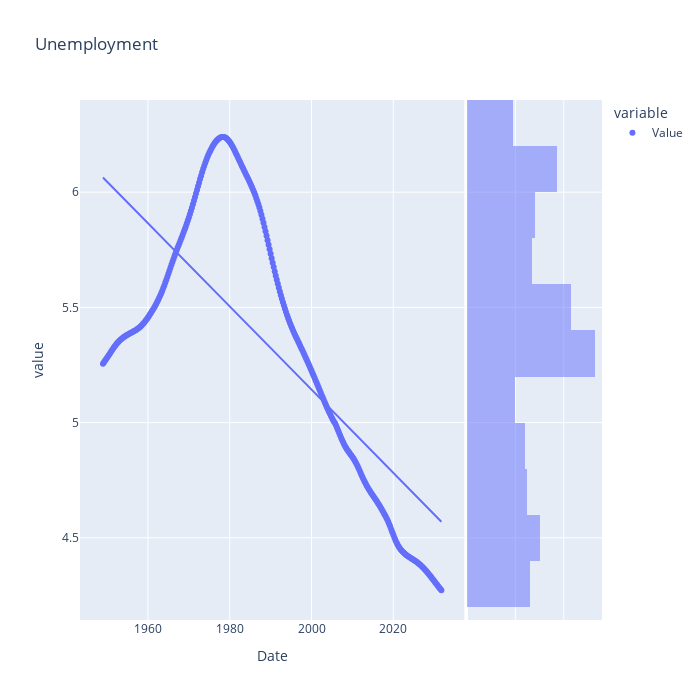

Source (notebook cell):
### Code cell
#plotly scatterplots provide multiple charts using marginal_y or _x:
Unemployment = px.scatter(df['Value'], marginal_y='histogram', title='Unemployment', 
                 width=700, height=700, trendline='ols')

Unemployment

### Figure 1 — Plotly figure (JSON) as saved in the notebook; plotly's stock layout.template omitted (floating-point values rounded to 4 significant figures; data arrays with more than 128 entries replaced by an {"elided": "..."} marker saying what was removed)
{"data": [{"hovertemplate": "variable=Value<br>Date=%{x}<br>value=%{y}<extra></extra>", "legendgroup": "Value", "marker": {"color": "#636efa", "symbol": "circle"}, "mode": "markers", "name": "Value", "orientation": "v", "showlegend": true, "type": "scatter", "x": {"elided": "332 str values"}, "xaxis": "x", "y": {"elided": "332 float values"}, "yaxis": "y"}, {"alignmentgroup": "True", "bingroup": "y", "hovertemplate": "variable=Value<br>value=%{y}<br>count=%{x}<extra></extra>", "legendgroup": "Value", "marker": {"color": "#636efa"}, "name": "Value", "offsetgroup": "Value", "opacity": 0.5, "showlegend": false, "type": "histogram", "xaxis": "x2", "y": {"elided": "332 float values"}, "yaxis": "y2"}, {"hovertemplate": "<b>OLS trendline</b><br>value = -5.7211e-10 * Date + 5.68477<br>R<sup>2</sup>=0.536879<br><br>variable=Value<br>Date=%{x}<br>value=%{y} <b>(trend)</b><extra></extra>", "legendgroup": "Value", "marker": {"color": "#636efa", "symbol": "circle"}, "mode": "lines", "name": "Value", "showlegend": false, "type": "scatter", "x": {"elided": "332 str values"}, "xaxis": "x", "y": {"elided": "332 float values"}, "yaxis": "y"}], "layout": {"barmode": "overlay", "height": 700, "legend": {"title": {"text": "variable"}, "tracegroupgap": 0}, "title": {"text": "Unemployment"}, "width": 700, "xaxis": {"anchor": "y", "autorange": true, "domain": [0, 0.7363], "range": ["1943-05-20 08:46:09.4575", "2037-05-14 15:13:50.5425"], "title": {"text": "Date"}, "type": "date"}, "xaxis2": {"anchor": "y2", "autorange": true, "domain": [0.7413, 1], "matches": "x2", "range": [0, 55.79], "showgrid": true, "showline": false, "showticklabels": false, "ticks": ""}, "yaxis": {"anchor": "x", "autorange": true, "domain": [0, 1], "range": [4.143, 6.4], "title": {"text": "value"}, "type": "linear"}, "yaxis2": {"anchor": "x2", "autorange": true, "domain": [0, 1], "matches": "y", "range": [4.143, 6.4], "showgrid": true, "showticklabels": false, "type": "linear"}}}
